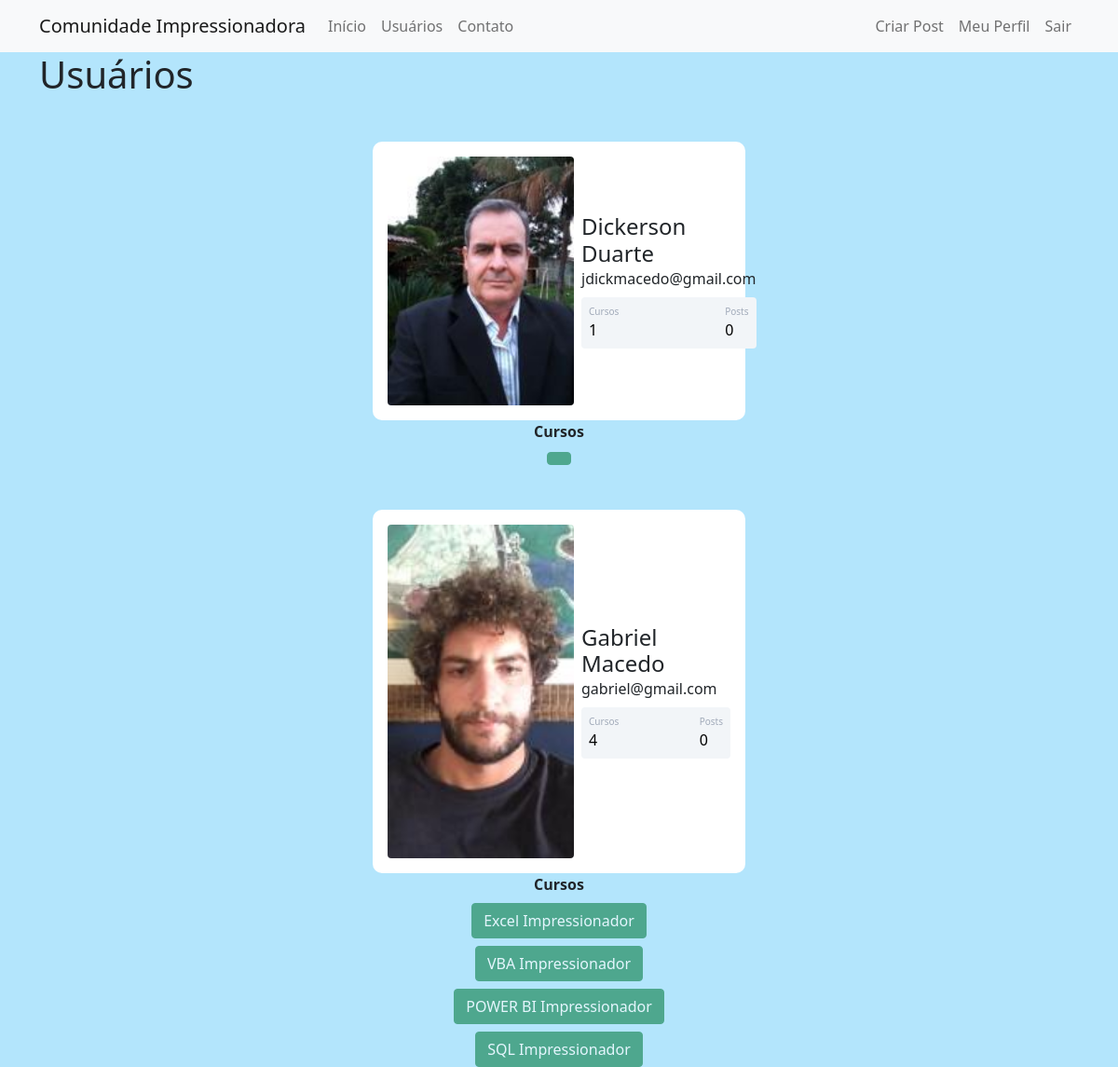
The app's page /usuarios (signed in) with its own data.
### comunidadeimpressionadora/models.py (models this page shows)
class Usuario(database.Model, UserMixin):
    id = database.Column(database.Integer, primary_key=True)
    username = database.Column(database.String, nullable=False)
    email = database.Column(database.String, nullable=False, unique=True)
    senha = database.Column(database.String, nullable=False)
    foto_perfil = database.Column(database.String, default='default.jpg')
    posts = database.relationship('Post', backref='autor', lazy=True)
    cursos = database.Column(database.String, nullable=False, default='Não Informado')

### comunidadeimpressionadora/routes.py (the view)
@app.route('/usuarios')
@login_required
def usuarios():
    lista_usuarios = Usuario.query.all()
    return render_template('usuarios.html', lista_usuarios=lista_usuarios)

### comunidadeimpressionadora/models.py (called while the page is built)
@login_menager.user_loader
def load_usuario(id_usuario):
    return Usuario.query.get(int(id_usuario))

### comunidadeimpressionadora/templates/usuarios.html
{% extends 'base.html' %}
{% block body %}
        <div class="container">
            <h1>Usuários</h1>
            {% for usuario in lista_usuarios %}
                <div class="container mt-5 d-flex justify-content-center">
                    <div class="card p-3">
                        <div class="d-flex align-items-center">
                            <div class="image pe-2"> <img src="{{ url_for('static', filename='fotos_perfil/{}'.format(usuario.foto_perfil)) }}" class="rounded" width="200"> </div>
                            <div class="ml-3 w-100">
                                <h4 class="mb-0 mt-0">{{ usuario.username }}</h4> <span>{{ usuario.email }}</span>
                                <div class="p-2 mt-2 bg-primary d-flex justify-content-between rounded text-white stats">
                                    {% if 'Não Informado' in usuario.cursos %}
                                       <div class="d-flex flex-column">
                                            <span class="articles">Cursos</span>
                                            <span class="number1">0</span>
                                        </div>
                                    {% else %}
                                       <div class="d-flex flex-column">
                                            <span class="articles">Cursos</span>
                                            <span class="number1">{{ usuario.cursos.count(';') + 1 }}</span>
                                        </div>
                                    {% endif %}
                                    <div class="d-flex flex-column"> <span class="rating">Posts</span> <span class="number3">0</span> </div>
                                </div>
                            </div>
                        </div>
                    </div>
                </div>
                <div class="row justify-content-center">
                    <div class="col col-4" style="text-align: center">
                        <strong>Cursos</strong><br>
                        {% for curso in usuario.cursos.split(";") %}
                            <button type="button" class="btn btn-success mt-2" disabled> {{ curso }}</button>
                        {% endfor %}
                    </div>
                </div>
            {% endfor %}
        </div>
{% endblock %}

### comunidadeimpressionadora/static/main.css (style rules this page uses)
body { background-color: #B3E5FC; border-radius: 10px }
.card { width: 400px; border: none; border-radius: 10px; background-color: #fff }
.stats { background: #f2f5f8 !important; color: #000 !important }
.articles { font-size: 10px; color: #a1aab9 }
.number1 { font-weight: 500 }
.rating { font-size: 10px; color: #a1aab9 }
.number3 { font-weight: 500 }

### records on screen
Usuario: foto_perfil (picture), username "Dickerson Duarte", email "jdickmacedo@gmail.com", cursos "1"
Usuario: foto_perfil (picture), username "Gabriel Macedo", email "gabriel@gmail.com", cursos "4", curso "Excel Impressionador" "VBA Impressionador" "POWER BI Impressionador" "SQL Impressionador"
